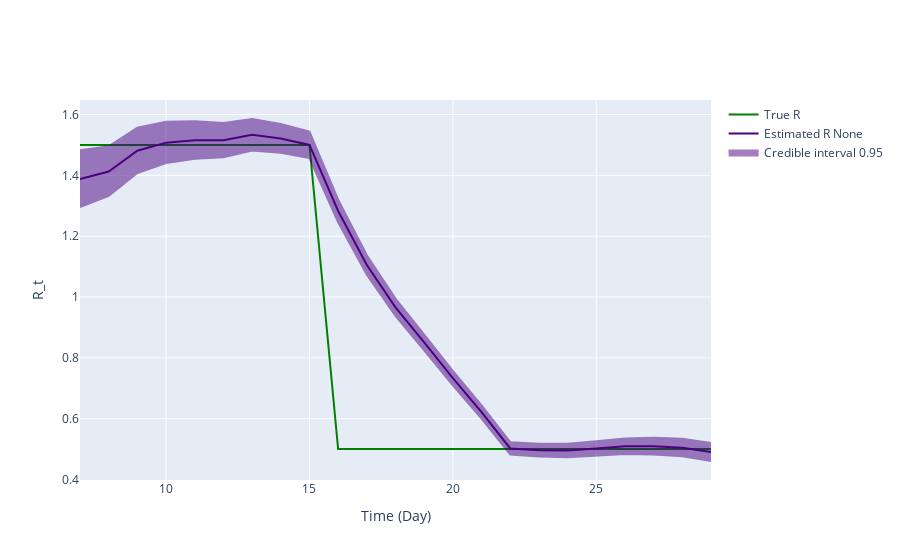

The cell this chart's notebook holds for it:
### Markdown cell above
## Inference plot using class method results

### Code cell
fig = ReproductionNumberPlot()

fig.add_ground_truth_rt(ground_truth)
fig.add_interval_rt(intervals)

fig.update_labels(time_label='Time (Day)', r_label='R_t')

fig.show_figure()

### Figure 1 — Plotly figure (JSON) as saved in the notebook; plotly's stock layout.template omitted (floating-point values rounded to 4 significant figures)
{"data": [{"line": {"color": "green"}, "mode": "lines", "name": "True R", "type": "scatter", "x": [7, 8, 9, 10, 11, 12, 13, 14, 15, 16, 17, 18, 19, 20, 21, 22, 23, 24, 25, 26, 27, 28, 29], "y": [1.5, 1.5, 1.5, 1.5, 1.5, 1.5, 1.5, 1.5, 1.5, 0.5, 0.5, 0.5, 0.5, 0.5, 0.5, 0.5, 0.5, 0.5, 0.5, 0.5, 0.5, 0.5, 0.5]}, {"line": {"color": "indigo"}, "mode": "lines", "name": "Estimated R None", "type": "scatter", "x": [7, 8, 9, 10, 11, 12, 13, 14, 15, 16, 17, 18, 19, 20, 21, 22, 23, 24, 25, 26, 27, 28, 29], "y": [1.388, 1.413, 1.481, 1.507, 1.516, 1.515, 1.533, 1.521, 1.5, 1.283, 1.105, 0.9661, 0.8506, 0.7333, 0.6217, 0.5021, 0.4962, 0.4951, 0.5015, 0.5091, 0.5092, 0.5046, 0.49]}, {"fill": "toself", "fillcolor": "indigo", "line": {"color": "indigo"}, "mode": "lines", "name": "Credible interval 0.95", "opacity": 0.5, "showlegend": true, "type": "scatter", "x": [7, 8, 9, 10, 11, 12, 13, 14, 15, 16, 17, 18, 19, 20, 21, 22, 23, 24, 25, 26, 27, 28, 29, 29, 28, 27, 26, 25, 24, 23, 22, 21, 20, 19, 18, 17, 16, 15, 14, 13, 12, 11, 10, 9, 8, 7], "y": [1.483, 1.495, 1.556, 1.576, 1.578, 1.572, 1.585, 1.568, 1.544, 1.32, 1.137, 0.9946, 0.8766, 0.7572, 0.6439, 0.5225, 0.5174, 0.5176, 0.5257, 0.5351, 0.5368, 0.5337, 0.5202, 0.4608, 0.4763, 0.4823, 0.4837, 0.4779, 0.4731, 0.4755, 0.4821, 0.6, 0.7097, 0.8249, 0.9379, 1.073, 1.246, 1.457, 1.474, 1.482, 1.46, 1.455, 1.44, 1.407, 1.332, 1.296]}], "layout": {"hovermode": "x unified", "xaxis": {"title": {"text": "Time (Day)"}}, "yaxis": {"title": {"text": "R_t"}}}}
